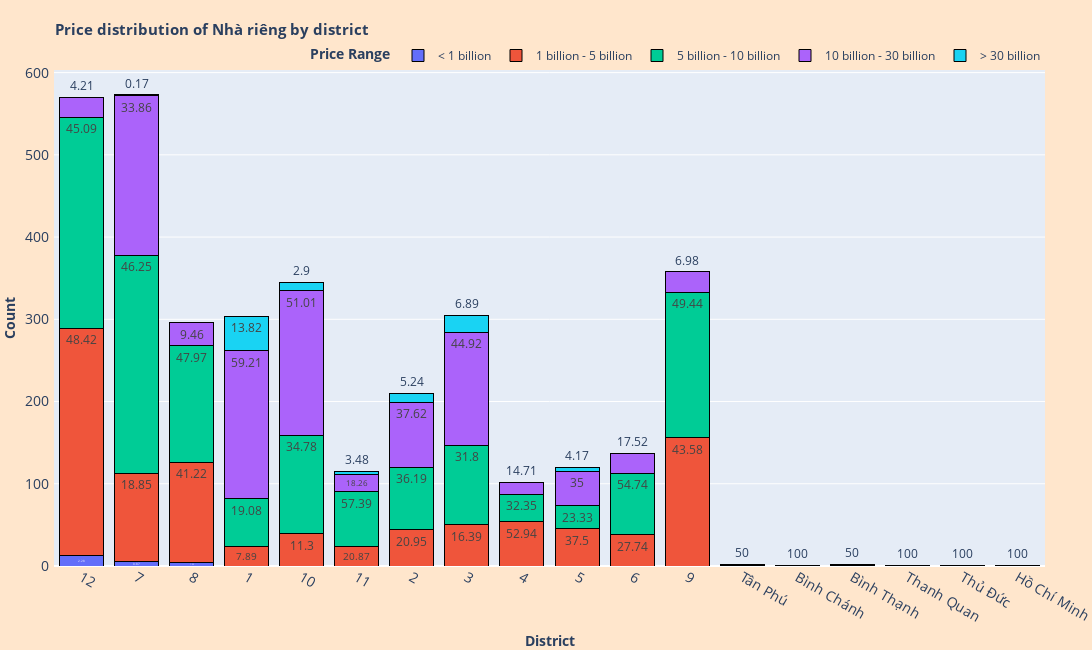

Write notebook code for a chart like this one.
### Markdown cell above
Hiện tại, `Quận 4`, `Quận 8`, `Quận 12` và `Quận 9` có thể được xem là những quận rẻ nhất đối với `Nhà riêng`. Ngoài ra, với mức giá trung bình trên `15 tỷ VND`, `Quận 1` là nơi có `Nhà riêng` đắt nhất.

### Code cell
Price_distribution_of_type('Nhà riêng')

### Figure 1 — Plotly figure (JSON) as saved in the notebook; plotly's stock layout.template omitted (floating-point values rounded to 4 significant figures)
{"data": [{"alignmentgroup": "True", "hovertemplate": "<b>%{text}</b> (%) of <b>Nhà riêng</b> in %{x} have price in range <b>%{fullData.name}</b>", "legendgroup": "< 1 billion", "marker": {"color": "#636efa", "line": {"color": "black", "width": 1}, "pattern": {"shape": ""}}, "name": "< 1 billion", "offsetgroup": "< 1 billion", "orientation": "v", "showlegend": true, "text": [2.28, 0.87, 1.35], "textposition": "auto", "type": "bar", "x": ["12", "7", "8"], "xaxis": "x", "y": [13, 5, 4], "yaxis": "y"}, {"alignmentgroup": "True", "hovertemplate": "<b>%{text}</b> (%) of <b>Nhà riêng</b> in %{x} have price in range <b>%{fullData.name}</b>", "legendgroup": "1 billion - 5 billion", "marker": {"color": "#EF553B", "line": {"color": "black", "width": 1}, "pattern": {"shape": ""}}, "name": "1 billion - 5 billion", "offsetgroup": "1 billion - 5 billion", "orientation": "v", "showlegend": true, "text": [7.89, 11.3, 20.87, 48.42, 20.95, 16.39, 52.94, 37.5, 27.74, 18.85, 41.22, 43.58, 50], "textposition": "auto", "type": "bar", "x": ["1", "10", "11", "12", "2", "3", "4", "5", "6", "7", "8", "9", "Tân Phú"], "xaxis": "x", "y": [24, 39, 24, 276, 44, 50, 54, 45, 38, 108, 122, 156, 1], "yaxis": "y"}, {"alignmentgroup": "True", "hovertemplate": "<b>%{text}</b> (%) of <b>Nhà riêng</b> in %{x} have price in range <b>%{fullData.name}</b>", "legendgroup": "5 billion - 10 billion", "marker": {"color": "#00cc96", "line": {"color": "black", "width": 1}, "pattern": {"shape": ""}}, "name": "5 billion - 10 billion", "offsetgroup": "5 billion - 10 billion", "orientation": "v", "showlegend": true, "text": [19.08, 34.78, 57.39, 45.09, 36.19, 31.8, 32.35, 23.33, 54.74, 46.25, 47.97, 49.44, 100, 50, 100, 100], "textposition": "auto", "type": "bar", "x": ["1", "10", "11", "12", "2", "3", "4", "5", "6", "7", "8", "9", "Bình Chánh", "Bình Thạnh", "Thanh Quan", "Thủ Đức"], "xaxis": "x", "y": [58, 120, 66, 257, 76, 97, 33, 28, 75, 265, 142, 177, 1, 1, 1, 1], "yaxis": "y"}, {"alignmentgroup": "True", "hovertemplate": "<b>%{text}</b> (%) of <b>Nhà riêng</b> in %{x} have price in range <b>%{fullData.name}</b>", "legendgroup": "10 billion - 30 billion", "marker": {"color": "#ab63fa", "line": {"color": "black", "width": 1}, "pattern": {"shape": ""}}, "name": "10 billion - 30 billion", "offsetgroup": "10 billion - 30 billion", "orientation": "v", "showlegend": true, "text": [59.21, 51.01, 18.26, 4.21, 37.62, 44.92, 14.71, 35, 17.52, 33.86, 9.46, 6.98, 50, 100, 50], "textposition": "auto", "type": "bar", "x": ["1", "10", "11", "12", "2", "3", "4", "5", "6", "7", "8", "9", "Bình Thạnh", "Hồ Chí Minh", "Tân Phú"], "xaxis": "x", "y": [180, 176, 21, 24, 79, 137, 15, 42, 24, 194, 28, 25, 1, 1, 1], "yaxis": "y"}, {"alignmentgroup": "True", "hovertemplate": "<b>%{text}</b> (%) of <b>Nhà riêng</b> in %{x} have price in range <b>%{fullData.name}</b>", "legendgroup": "> 30 billion", "marker": {"color": "#19d3f3", "line": {"color": "black", "width": 1}, "pattern": {"shape": ""}}, "name": "> 30 billion", "offsetgroup": "> 30 billion", "orientation": "v", "showlegend": true, "text": [13.82, 2.9, 3.48, 5.24, 6.89, 4.17, 0.17], "textposition": "auto", "type": "bar", "x": ["1", "10", "11", "2", "3", "5", "7"], "xaxis": "x", "y": [42, 10, 4, 11, 21, 5, 1], "yaxis": "y"}], "layout": {"barmode": "stack", "height": 650, "legend": {"orientation": "h", "title": {"text": "<b>Price Range</b>"}, "tracegroupgap": 0, "x": 1, "xanchor": "right", "y": 1, "yanchor": "bottom"}, "margin": {"b": 0, "l": 20, "r": 30, "t": 70}, "paper_bgcolor": "#ffe6cc", "title": {"font": {"size": 15}, "text": "<b>Price distribution of Nhà riêng by district</b>"}, "width": 1100, "xaxis": {"anchor": "y", "domain": [0, 1], "tickfont": {"size": 14}, "title": {"text": "<b>District</b>"}}, "yaxis": {"anchor": "x", "domain": [0, 1], "tickfont": {"size": 14}, "ticksuffix": " ", "title": {"text": "<b>Count</b>"}}}}
